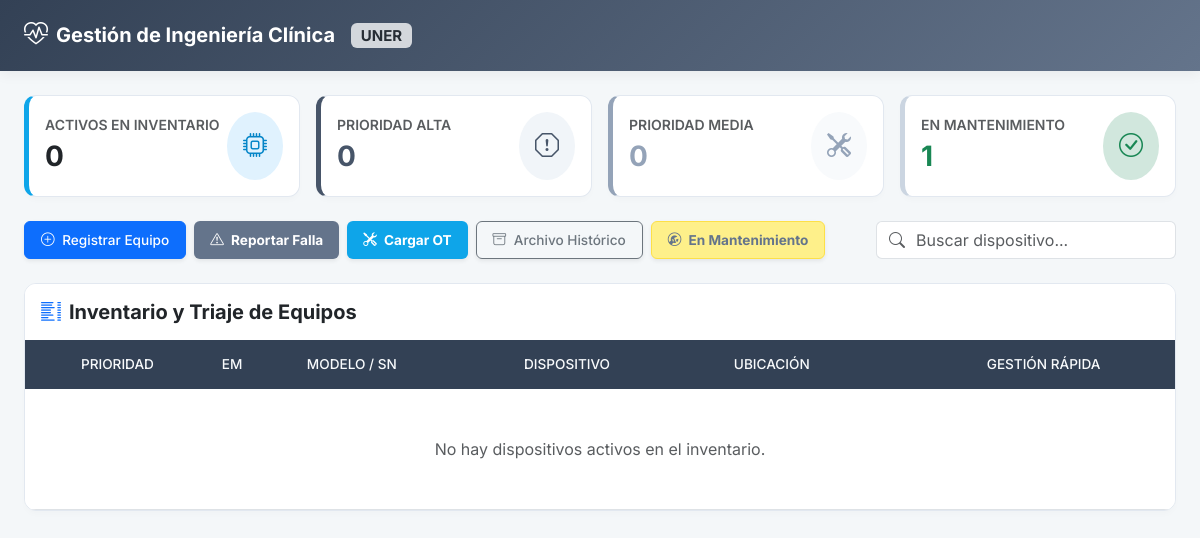
Before: / with the older database file.
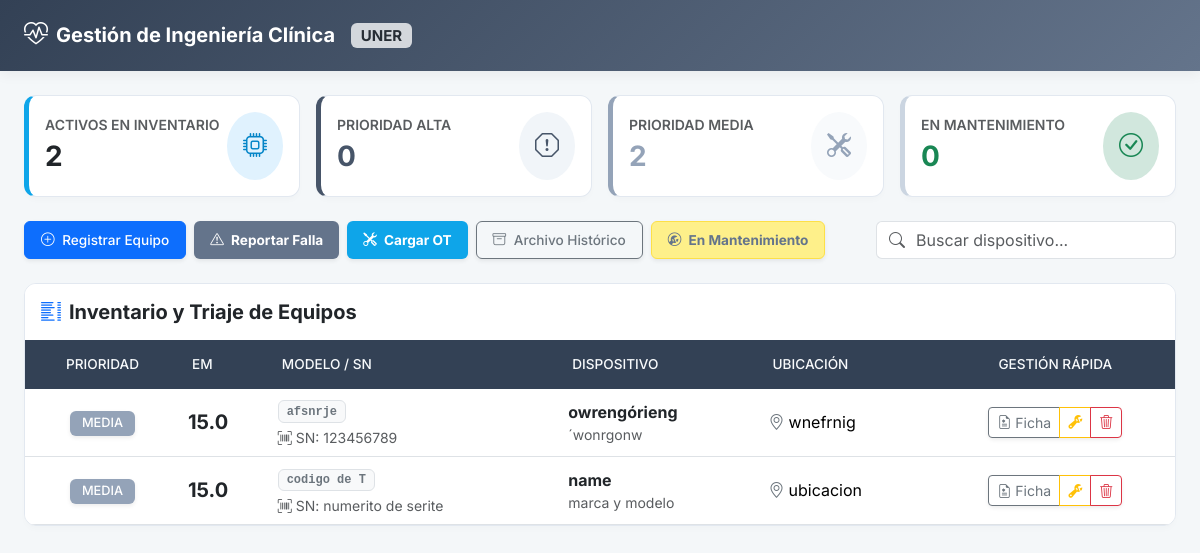
After: the same page with the newer database file.
### tables this page shows
CREATE TABLE equipos (
        id INTEGER PRIMARY KEY AUTOINCREMENT,
        codigo_trazabilidad TEXT UNIQUE NOT NULL,
        numero_serie TEXT NOT NULL,
        nombre TEXT NOT NULL,
        marca TEXT NOT NULL,
        ubicacion TEXT NOT NULL,
        puntaje_funcion REAL DEFAULT 5.0,
        puntaje_aplicacion REAL DEFAULT 5.0,
        puntaje_mantenimiento REAL DEFAULT 3.0,
        manual_url TEXT,
        estado TEXT DEFAULT 'Activo'
        
    );

### app.py (the view)
@app.route("/")
def panel_principal():
    filas = obtener_equipos()
    equipos = procesar_triaje_equipos(filas)
    cantidad_mantenimiento = len(obtener_equipos_mantenimiento())
    return render_template("index.html", equipos=equipos, cantidad_mantenimiento=cantidad_mantenimiento)

### algoritmos.py (called while the page is built)
def calcular_indice_em(funcion, aplicacion, mantenimiento, cantidad_fallas):
    puntaje_historia = float(cantidad_fallas) * 2.0
    return float(funcion) + float(aplicacion) + float(mantenimiento) + puntaje_historia

def clasificar_prioridad(em):
    if em >= 16.0:
        return "ALTA", "danger"
    elif em >= 12.0:
        return "MEDIA", "warning"
    return "BAJA", "success"

def procesar_triaje_equipos(filas_sql):
    equipos_procesados = []
    for fila in filas_sql:
        eq = dict(fila)
        em = calcular_indice_em(
            eq["puntaje_funcion"],
            eq["puntaje_aplicacion"],
            eq["puntaje_mantenimiento"],
            eq["cantidad_fallas"]
        )
        prioridad, color = clasificar_prioridad(em)
        eq["indice_em"] = em
        eq["prioridad"] = prioridad
        eq["color_badge"] = color
        equipos_procesados.append(eq)
    equipos_procesados.sort(key=lambda x: x["indice_em"], reverse=True)
    return equipos_procesados

### db.py (called while the page is built)
def obtener_conexion():
    conexion = sqlite3.connect(RUTA_BD)
    conexion.row_factory = sqlite3.Row
    conexion.execute("PRAGMA foreign_keys = ON;")
    return conexion

def obtener_equipos():
    conexion = obtener_conexion()
    try:
        return conexion.execute("""
        SELECT e.*, COUNT(f.id) AS cantidad_fallas
        FROM equipos e
        LEFT JOIN historial_fallas f ON e.id = f.equipo_id
        WHERE e.estado = 'Activo'
        GROUP BY e.id
        """).fetchall()
    finally:
        conexion.close()

def obtener_equipos_mantenimiento():
    conexion = obtener_conexion()
    try:
        return conexion.execute("""
        SELECT e.*, COUNT(f.id) AS cantidad_fallas
        FROM equipos e
        LEFT JOIN historial_fallas f ON e.id = f.equipo_id
        WHERE e.estado = 'Mantenimiento'
        GROUP BY e.id
        """).fetchall()
    finally:
        conexion.close()

### templates/index.html (shortened to what this page needs)
<!DOCTYPE html>
<html lang="es">
<head>
    <link href="https://cdn.jsdelivr.net/npm/bootstrap@5.3.3/dist/css/bootstrap.min.css" rel="stylesheet">
    <link rel="stylesheet" href="https://cdn.jsdelivr.net/npm/bootstrap-icons@1.11.3/font/bootstrap-icons.min.css">
</head>
<body>
<nav class="navbar navbar-dark navbar-custom py-3 mb-4">
    <div class="container-fluid px-4">
        <span class="navbar-brand mb-0 h1 d-flex align-items-center gap-2">
            <i class="bi bi-heart-pulse text-white fs-4"></i>
            <span class="fw-bold">Gestión de Ingeniería Clínica</span>
            <span class="badge bg-light text-dark ms-2 fs-7" style="opacity: 0.8;">UNER</span>
        </span>
    </div>
</nav>
<div class="container-fluid px-4 pb-5">
    <div class="row g-3 mb-4">
        <div class="col-md-3">
            <div class="card stat-card p-3">
                <div class="d-flex justify-content-between align-items-center">
                    <div>
                        <div class="text-muted small fw-semibold">ACTIVOS EN INVENTARIO</div>
                        <div class="fs-3 fw-bold text-dark">{{ equipos|length }}</div>
                    </div>
                    <div class="icon-primary p-3 rounded-circle"><i class="bi bi-cpu fs-4"></i></div>
                </div>
            </div>
        </div>
        <div class="col-md-3">
            <div class="card stat-card stat-danger p-3">
                <div class="d-flex justify-content-between align-items-center">
                    <div>
                        <div class="text-muted small fw-semibold">PRIORIDAD ALTA</div>
                        <div class="fs-3 fw-bold" style="color: #475569;">{{ equipos|selectattr('prioridad', 'equalto', 'ALTA')|list|length }}</div>
                    </div>
                    <div class="icon-danger p-3 rounded-circle"><i class="bi bi-exclamation-octagon fs-4"></i></div>
                </div>
            </div>
        </div>
        <div class="col-md-3">
            <div class="card stat-card stat-warning p-3">
                <div class="d-flex justify-content-between align-items-center">
                    <div>
                        <div class="text-muted small fw-semibold">PRIORIDAD MEDIA</div>
                        <div class="fs-3 fw-bold" style="color: #94a3b8;">{{ equipos|selectattr('prioridad', 'equalto', 'MEDIA')|list|length }}</div>
                    </div>
                    <div class="icon-warning p-3 rounded-circle"><i class="bi bi-tools fs-4"></i></div>
                </div>
            </div>
        </div>
        <div class="col-md-3">
        <div class="card stat-card stat-success p-3">
            <div class="d-flex justify-content-between align-items-center">
                <div>
                    <div class="text-muted small fw-semibold">EN MANTENIMIENTO</div>
                    <div class="fs-3 fw-bold text-success">
                        {{cantidad_mantenimiento}}
                    </div>
                </div>
                <div class="bg-success-subtle text-success p-3 rounded-circle">
                    <i class="bi bi-check-circle fs-4"></i>
                </div>
            </div>
        </div>
    </div>
    </div>
    <div class="mb-4 d-flex justify-content-between align-items-center flex-wrap gap-3">
        <div class="d-flex flex-wrap gap-2">
            <button class="btn btn-primary btn-action shadow-sm py-2 px-3" type="button" data-bs-toggle="collapse" data-bs-target="#collapseFormulario">
                <i class="bi bi-plus-circle me-1"></i> Registrar Equipo
            </button>
            <button class="btn btn-custom-gray btn-action shadow-sm py-2 px-3 fw-bold" type="button" data-bs-toggle="modal" data-bs-target="#modalFallaGlobal">
                <i class="bi bi-exclamation-triangle me-1"></i> Reportar Falla
            </button>
            <button class="btn btn-custom-blue btn-action shadow-sm py-2 px-3 fw-bold" type="button" data-bs-toggle="modal" data-bs-target="#modalIntervencionGlobal">
                <i class="bi bi-tools me-1"></i> Cargar OT
            </button>
            <a href="/descartados" class="btn btn-outline-secondary btn-action shadow-sm py-2 px-3">
                <i class="bi bi-archive me-1"></i> Archivo Histórico
            </a>
            <a href="/en_mantenimiento" class="btn btn-custom-pastel btn-action shadow-sm py-2 px-3 fw-bold"">
                <i class="bi bi-wrench-adjustable-circle me-1"></i> En Mantenimiento
            </a>
        </div>
        <div class="input-group" style="max-width: 300px;">
            <span class="input-group-text bg-white text-muted border-end-0"><i class="bi bi-search"></i></span>
            <input type="text" id="buscadorEquipos" class="form-control border-start-0 ps-0" placeholder="Buscar dispositivo...">
        </div>
    </div>
    <div class="card overflow-hidden">
        <div class="card-header bg-white py-3 border-0 d-flex justify-content-between align-items-center">
            <h5 class="fw-bold mb-0 text-dark"><i class="bi bi-list-columns text-primary me-2"></i>Inventario y Triaje de Equipos</h5>
        </div>
        <div class="table-responsive">
          <table class="table table-hover align-middle mb-0" id="tablaEquipos">
                <thead>
                    <tr>
                        <th class="text-center">Prioridad</th>
                        <th>EM</th>
                        <th>Modelo / SN</th>
                        <th>Dispositivo</th>
                        <th>Ubicación</th>
                        <th class="text-center">Gestión Rápida</th>
                    </tr>
                </thead>
                <tbody>
                    {% for eq in equipos %}
                    <tr>
                        <td class="text-center">
                            <span class="badge bg-{{ eq.color_badge }} badge-priority shadow-sm">{{ eq.prioridad }}</span>
                        </td>
                        <td>
                            <span class="fs-5 fw-bold text-dark">{{ "%.1f"|format(eq.indice_em) }}</span>
                        </td>
                        <td>
                            <span class="badge bg-light text-secondary font-monospace border">{{ eq.codigo_trazabilidad }}</span>
                            <div class="small text-muted mt-1"><i class="bi bi-upc-scan"></i> SN: {{ eq.numero_serie }}</div>
                        </td>
                        <td>
                            <div class="fw-bold text-dark">{{ eq.nombre }}</div>
                            <div class="text-muted small">{{ eq.marca }}</div>
                        </td>
                        <td><i class="bi bi-geo-alt text-secondary me-1"></i>{{ eq.ubicacion }}</td>
                        <td class="text-center">
                            <div class="btn-group shadow-sm" role="group">
                                <a href="/equipo/{{ eq.id }}" class="btn btn-outline-secondary btn-sm" title="Historia Clínica">
                                    <i class="bi bi-file-earmark-medical"></i> Ficha
                                </a>
                                <a href="/equipo/{{ eq.id }}/enviar_mantenimiento" class="btn btn-outline-warning btn-sm" title="Enviar a Mantenimiento">
                                    <i class="bi bi-wrench-adjustable"></i>
                                </a>
                                <a href="/eliminar/{{ eq.id }}" class="btn btn-outline-danger btn-sm" onclick="return confirm('¿Confirma la baja del activo?');" title="Dar de Baja">
                                    <i class="bi bi-trash3"></i>
                                </a>
                            </div>
                        </td>
                    </tr>
                    {% else %}
                    <tr>
                        <td colspan="6" class="text-center py-5 text-muted">No hay dispositivos activos en el inventario.</td>
                    </tr>
                    {% endfor %}
                </tbody>
            </table>
        </div>
    </div>
</div>
</body>
</html>

### templates/index.html (style rules this page uses)
body { font-family: 'Inter', sans-serif; background-color: #f4f7f9; color: #334155; }
.navbar-custom { background: linear-gradient(135deg, #334155 0%, #64748b 100%); box-shadow: 0 4px 12px rgba(0, 0, 0, 0.05); }
.card { border: 1px solid #e2e8f0; border-radius: 12px; box-shadow: 0 4px 6px -1px rgba(0, 0, 0, 0.02); }
.stat-card { background: #ffffff; border-left: 5px solid #0ea5e9; }
.stat-card.stat-danger { border-left-color: #475569; }
.stat-card.stat-warning { border-left-color: #94a3b8; }
.stat-card.stat-success { border-left-color: #cbd5e1; }
.icon-primary { background-color: #e0f2fe; color: #0284c7; }
.icon-danger { background-color: #f1f5f9; color: #475569; }
.icon-warning { background-color: #f8fafc; color: #94a3b8; }
span.badge.bg-warning { background-color: #94a3b8 !important; color: #ffffff !important; }
.table thead th { background-color: #334155; color: #f8fafc; font-weight: 500; font-size: 0.85rem; text-transform: uppercase; padding: 14px 12px; border-bottom: none; }
.badge-priority { font-size: 0.8rem; padding: 6px 12px; font-weight: 500; border-radius: 6px; }
.btn-action { border-radius: 6px; font-size: 0.85rem; font-weight: 500; }
.btn-custom-blue { background-color: #0ea5e9; color: white; border: none; }
.btn-custom-gray { background-color: #64748b; color: white; border: none; }
.btn-custom-pastel { background-color: #fef08a; color: #64748b; border: 1px solid #fde047; }

Changed rows visible on the page:
added equipos: prioridad "MEDIA", indice_em "15.0", codigo_trazabilidad "afsnrje", numero_serie "123456789", nombre "owrengórieng", marca "´wonrgonw", ubicacion "wnefrnig"
added equipos: prioridad "MEDIA", indice_em "15.0", codigo_trazabilidad "codigo de T", numero_serie "numerito de serite", nombre "name", marca "marca y modelo", ubicacion "ubicacion"
Other visible differences:
{{ equipos|length }}: "0" → "2"
{{ equipos|selectattr('prioridad', 'equalto', 'MEDIA')|list|length }}: "0" → "2"
{{ cantidad_mantenimiento }}: "1" → "0"
text no longer shown: "No hay dispositivos activos en el inventario."
